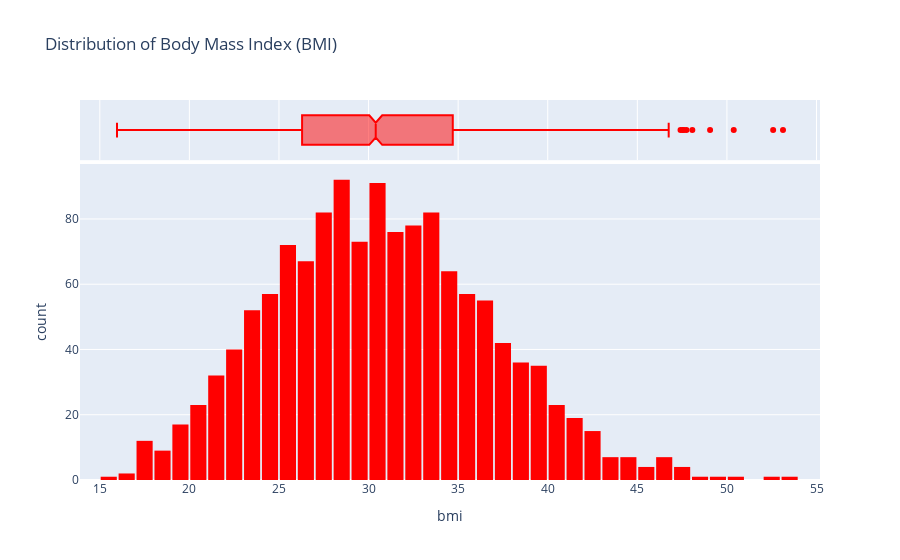

Notebook code for this chart:
### Code cell
## Body mass index
# Look at the distribution of BMI of customers, using a histogram and a box plot.

fig = px.histogram(medical_df,
                   x='bmi',
                   marginal='box',
                   color_discrete_sequence=['red'],
                   title='Distribution of Body Mass Index (BMI)')
fig.update_layout(bargap=0.1)
fig.show()

# You will see a Guassian distribution (Normal distribution)

### Figure 1 — Plotly figure (JSON) as saved in the notebook; plotly's stock layout.template omitted (floating-point values rounded to 4 significant figures; data arrays with more than 128 entries replaced by an {"elided": "..."} marker saying what was removed)
{"data": [{"bingroup": "x", "hovertemplate": "bmi=%{x}<br>count=%{y}<extra></extra>", "legendgroup": "", "marker": {"color": "red", "pattern": {"shape": ""}}, "name": "", "orientation": "v", "showlegend": false, "type": "histogram", "x": {"elided": "1338 float values"}, "xaxis": "x", "yaxis": "y"}, {"hovertemplate": "bmi=%{x}<extra></extra>", "legendgroup": "", "marker": {"color": "red"}, "name": "", "notched": true, "showlegend": false, "type": "box", "x": {"elided": "1338 float values"}, "xaxis": "x2", "yaxis": "y2"}], "layout": {"bargap": 0.1, "barmode": "relative", "legend": {"tracegroupgap": 0}, "title": {"text": "Distribution of Body Mass Index (BMI)"}, "xaxis": {"anchor": "y", "domain": [0, 1], "title": {"text": "bmi"}}, "xaxis2": {"anchor": "y2", "domain": [0, 1], "matches": "x", "showgrid": true, "showticklabels": false}, "yaxis": {"anchor": "x", "domain": [0, 0.8316], "title": {"text": "count"}}, "yaxis2": {"anchor": "x2", "domain": [0.8416, 1], "matches": "y2", "showgrid": false, "showline": false, "showticklabels": false, "ticks": ""}}}
